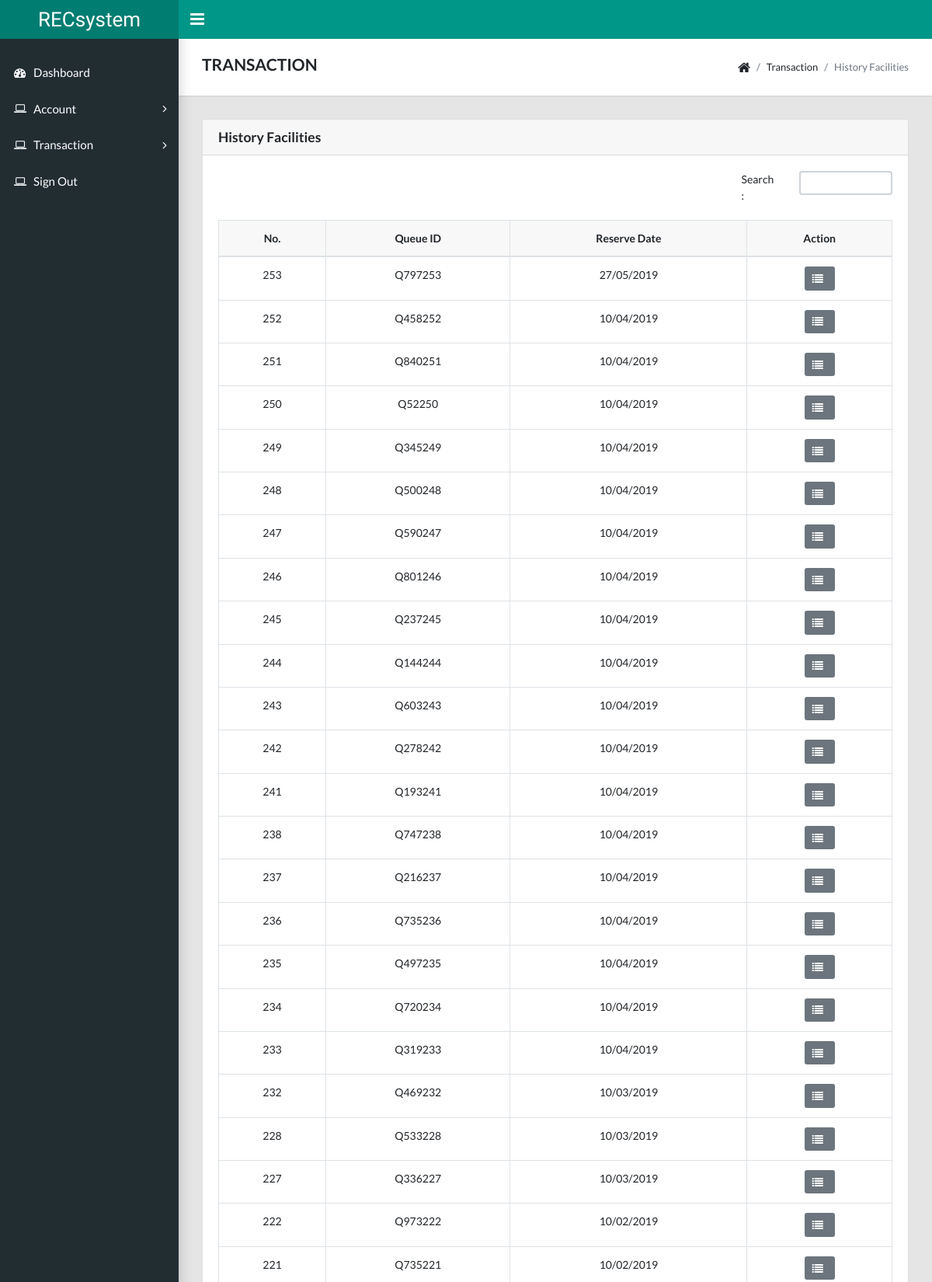
The app's page /customer/transaction_history_list.php (signed in, upper part) with its own data.
### tables this page shows
CREATE TABLE `used_start` (
  `start_id` int(11) NOT NULL,
  `start_random` varchar(255) NOT NULL,
  `start_date` datetime NOT NULL,
  `cust_id` int(11) NOT NULL
);

### customer/session.php (called while the page is built, shortened)
<?php
	if (isset($_SESSION['cust_id']))
	{
		$id = $_SESSION['cust_id'];
	}
	else
	{
		header('location:../index.php');
	}
?>

### customer/transaction_history_list.php (the view, shortened to what this page needs)
<?php include "header.php"; ?>
<?php include "navbar.php"; ?>
<?php include "sidebar.php"; ?>
<?php include "dbconnection.php"; ?>
<body class="app sidebar-mini rtl">
  <main class="app-content">
    <div class="app-title">
      <div>
        <h4>TRANSACTION <small></small></h4>
      </div>
      <ul class="app-breadcrumb breadcrumb side">
        <li class="breadcrumb-item"><i class="fa fa-home fa-lg"></i></li>
        <li class="breadcrumb-item">Transaction</li>
        <li class="breadcrumb-item active">History Facilities</li>
      </ul>
    </div>
    <div class="row">
      <div class="col-md-12">
        <div class="bs-component">
          <div class="card">
            <h5 class="card-header">History Facilities</h5>
            <div class="card-body">
              <div class="row">
                <div class="col-lg-9">
                </div>
                <div class="col-lg-1">
                  Search:
                </div>
                <div class="col-lg-2">
                  <input type="search" class="form-control form-control-sm" name="filter" value="" id="filter">
                </div>
              </div><br />
              <div class="table-responsive">
                <table class="table table-hover table-bordered">
                  <thead bgcolor=#f8f8f8>
                    <tr align="center">
                      <th>No.</th>
                      <th>Queue ID</th>
                      <th>Reserve Date</th>
                      <th>Action</th>
                    </tr>
                  </thead>
                  <tbody>
                    <?php
                    $stmt = $conn->prepare("SELECT DISTINCT start.start_id as start_id, start.start_random as start_random, start.start_date as start_date
                      FROM `used_list` AS list
                      JOIN `used_start` AS start ON list.start_id=start.start_id
                      JOIN `user_customer` AS customer ON start.cust_id=customer.cust_id
                      AND start.cust_id =? ORDER BY start.start_id DESC");
                      $stmt->bind_param("s", $id);
                      $stmt->execute();
                      $result = $stmt->get_result();
                      while($row = $result->fetch_assoc())
                      {
                        $start_id = $row['start_id'];
                        $start_random = $row['start_random'];
                        $start_date = date_format(date_create($row['start_date']), 'd/m/Y');
                        ?>
                        <tr align="center">
                          <td><?php  ?><?php echo $start_id; ?></td>
                          <td><?php echo $start_random; ?></td>
                          <td><?php echo $start_date; ?></td>
                          <td><button class="btn btn-secondary btn-sm" class="" onclick="window.location.href='transaction_history_detail.php?start_id=<?php echo $start_id;?>'"><i class='fa fa-list'></i></button></td>
                        </tr>
                      <?php } ?>
                    </tbody>
                  </table>
                </div>
              </div>
          </div>
        </div>
      </div>
    </div>
  </main>
</body>
</html>

### records on screen
used_start: start_id "253", start_random "Q797253", start_date "27/05/2019"
used_start: start_id "252", start_random "Q458252", start_date "10/04/2019"
used_start: start_id "251", start_random "Q840251", start_date "10/04/2019"
used_start: start_id "250", start_random "Q52250", start_date "10/04/2019"
used_start: start_id "249", start_random "Q345249", start_date "10/04/2019"
used_start: start_id "248", start_random "Q500248", start_date "10/04/2019"
used_start: start_id "247", start_random "Q590247", start_date "10/04/2019"
used_start: start_id "246", start_random "Q801246", start_date "10/04/2019"
used_start: start_id "245", start_random "Q237245", start_date "10/04/2019"
used_start: start_id "244", start_random "Q144244", start_date "10/04/2019"
used_start: start_id "243", start_random "Q603243", start_date "10/04/2019"
used_start: start_id "242", start_random "Q278242", start_date "10/04/2019"
used_start: start_id "241", start_random "Q193241", start_date "10/04/2019"
used_start: start_id "238", start_random "Q747238", start_date "10/04/2019"
used_start: start_id "237", start_random "Q216237", start_date "10/04/2019"
used_start: start_id "236", start_random "Q735236", start_date "10/04/2019"
used_start: start_id "235", start_random "Q497235", start_date "10/04/2019"
used_start: start_id "234", start_random "Q720234", start_date "10/04/2019"
used_start: start_id "233", start_random "Q319233", start_date "10/04/2019"
used_start: start_id "232", start_random "Q469232", start_date "10/03/2019"
used_start: start_id "228", start_random "Q533228", start_date "10/03/2019"
used_start: start_id "227", start_random "Q336227", start_date "10/03/2019"
used_start: start_id "222", start_random "Q973222", start_date "10/02/2019"
used_start: start_id "221", start_random "Q735221", start_date "10/02/2019"
